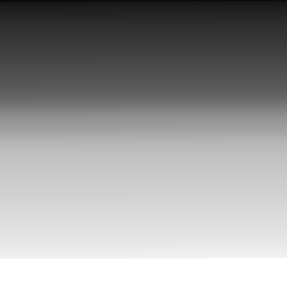
#> input picture img1_tp.png, 287 x 288 px
$ jupyter execute tp1_parte2.ipynb   (shell and % lines are left out)
#> lines starting #> are read from the running program, lines starting #| are printed output that depends on the picture; after the words box and inside, x2 and y2 are one past the last pixel; in counts of white or black regions, pixels touching at a corner belong together
## Universidad de Buenos Aires
## Visión por Computadora I

### Alumno: Eduardo Echeverria

## Trabajo Práctico 1 - Parte 2

### 1. Para las imagenes: img1_tp.png y img2_tp.png leerlas con OpenCV en escala de grises y visualizarlas

[cell 1]
# Importamos las librerias necesarias

import numpy as np
import cv2 as cv
import matplotlib.pyplot as plt

[cell 2]
# Utilizamos OpenCV para leer ambas imagenes en modo escala de grises
img_1 = cv.imread('./img1_tp.png', cv.IMREAD_GRAYSCALE)
#> img_1 is the input picture: shape (288, 287); min 2, max 255, mean 154.8
img_2 = cv.imread('./img2_tp.png', cv.IMREAD_GRAYSCALE)
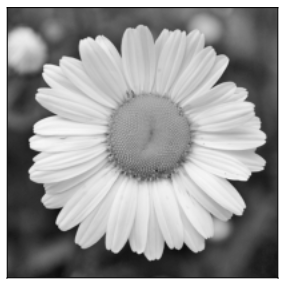
#> input picture img2_tp.png, 287 x 288 px
#> img_2 is the input picture: shape (288, 287); min 2, max 255, mean 154.8

[cell 3]
# Visualizamos ambas figuras
fig = plt.figure(figsize=(10, 4))

# Primera imagen
ax1 = plt.subplot(121)
ax1.imshow(img_1, cmap='gray', vmin=0, vmax=255)
ax1.set_title('Imagen: img1_tp.png')

# Segunda imagen
ax2 = plt.subplot(122)
ax2.imshow(img_2, cmap='gray', vmin=0, vmax=255)
ax2.set_title('Imagen: img2_tp.png')

### 2) Elija el numero de bins que crea conveniente y grafique el histograma, compare los histogramas entre si. Explicar lo que se observa...

[cell 4]
# Graficamos el histograma de la primera imagen
fig = plt.figure(figsize=(10, 4))

# Primera imagen
ax1 = plt.subplot(121)
ax1.imshow(img_1, cmap='gray', vmin=0, vmax=255)
ax1.set_title('Imagen: img1_tp.png')

hist1, bins1 = np.histogram(img_1.ravel(), 256, [0, 256])
#> hist1 = 256 values, max 8400 at index 255, min 0 at index 0, mean 322.9; bins1 = 257 values from 0 to 256

# Segunda imagen
ax2 = plt.subplot(122)
ax2.plot(hist1)
ax2.grid()
ax2.set_title('Histograma: img1_tp.png')
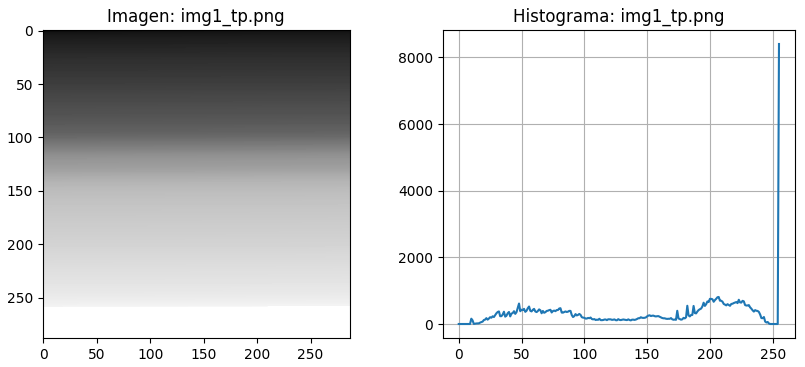
#> figure drawn by matplotlib, 2 panels; panel 2: curve peaks at x = 255, y = 8400

[cell 5]
# Graficamos el histograma de la segunda imagen
fig = plt.figure(figsize=(10, 4))

# Primera imagen
ax1 = plt.subplot(121)
ax1.imshow(img_2, cmap='gray', vmin=0, vmax=255)
ax1.set_title('Imagen: img2_tp.png')

hist2, bins2 = np.histogram(img_2.ravel(), 256, [0, 256])
#> hist2 has the same summary as hist1; bins2 = 257 values from 0 to 256

# Segunda imagen
ax2 = plt.subplot(122)
ax2.plot(hist2)
ax2.grid()
ax2.set_title('Histograma: img2_tp.png')
#> figure, not shown here; panel 2: curve peaks at x = 255, y = 8400

[cell 6]
# Comparando ambos histogramas
fig = plt.figure(figsize=(10, 4))

# Primera imagen
hist1, bins1 = np.histogram(img_1.ravel(), 256, [0, 256])

ax_h = plt.subplot(121)
ax_h.plot(hist1)
ax_h.grid()
ax_h.set_title('Histograma: img1_tp.png')

# Segunda imagen
hist2, bins2 = np.histogram(img_2.ravel(), 256, [0, 256])

ax_h = plt.subplot(122)
ax_h.plot(hist2)
ax_h.grid()
ax_h.set_title('Histograma: img2_tp.png')
#> figure, not shown here; panel 1: curve peaks at x = 255, y = 8400; panel 2: curve peaks at x = 255, y = 8400

En primer lugar, se observa en el Eje X de los histogramas los tonos de cada píxel, expresados en un valor entre 0 (correspondiente al tono más obscuro) y 255 (correspondiente al tono más claro). Realizando la comparación entre los histogramas para las imágenes "img1_tp.png" y "img2_tp.png" se observa que la distribución de los tonos en ambas imagenes es prácticamente la misma (descartando algunas posibles diferencias imperceptibles).

Esto indica que ambas imagenes presentan la misma distribucion de tonos dentro de la escala de grises, con la única diferencia que la primera imagen tiene los píxeles agrupados de acuerdo a su valor, mientras que la segunda imagen tiene estos píxeles distribuidos formando una imagen concreta.

En caso de desear entrenar un modelo de clasificación o detección de imágenes, es necesario tomar en cuenta que no es posible representar las ubicaciones de los pixeles (o las relaciones espaciales entre pixeles) en un histograma; es decir que dos imágenes completamente diferentes que tengan distribuciones similares de colores o de tonos en una escala de grises, producirian histogramas igualmente similares, tanto que no serian utiles para clasificar las imagenes o para detectar alguna caracteristica particular en la imagen.

Esto se puede observar en el ejemplo anterior donde la imagen de una escala de grises (img1_tp.png) tiene la misma distribución de tonos de pixeles que la imagen de la flor (img2_tp.png), en consecuencia ambas tienen el mismo histograma. En conclusion, no tendría utilidad alguna tomar los histogramas como features para entrenar un modelo de clasificación.

Los histogramas resultan ser mucho mas útiles en tareas de segmentación, es decir para separar pixeles por colores o por tonos en caso de imágenes en escala de grises.

### 3. Para la imagen "segmentacion.png" analice el histograma de los canales RGB. Segmente algunos de los elementos presentes en la imagen (agua, cielo, tierra) y muestre, aplicando máscaras, las regiones en imagenes separadas.

[cell 7]
# Importamos las librerias requeridas
from mpl_toolkits.mplot3d import Axes3D
from matplotlib import cm
from matplotlib import colors

[cell 8]
# Cargamos la imagen

playa_original = cv.imread('segmentacion.png')
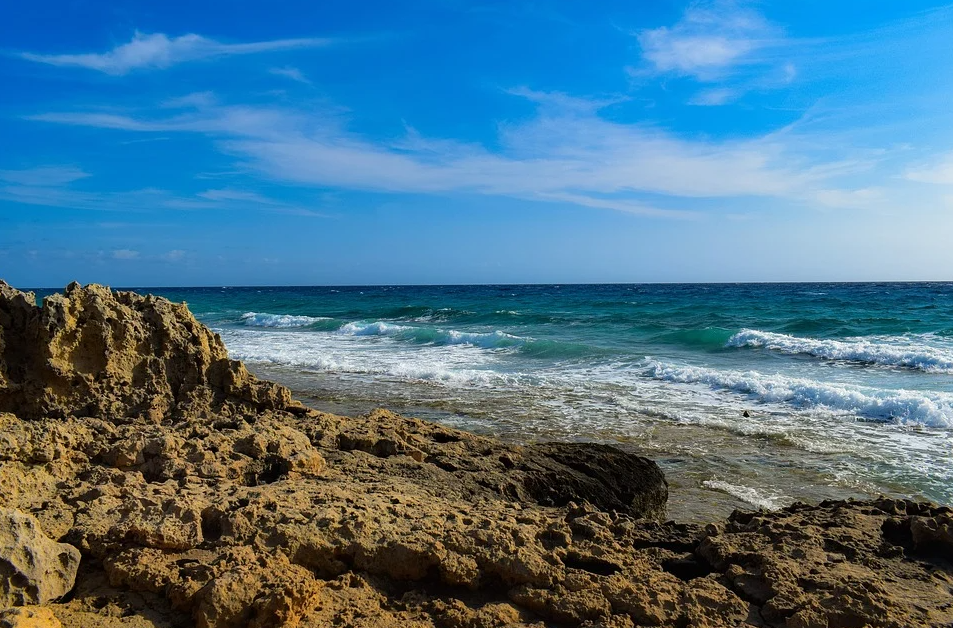
#> input picture segmentacion.png, 953 x 628 px
#> playa_original is the input picture: shape (628, 953, 3); mean B, G, R 139, 116.4, 76.1
playa_rgb = cv.cvtColor(playa_original, cv.COLOR_BGR2RGB)

plt.figure()
plt.imshow(playa_rgb)
plt.show()

[cell 9]
# Analizamos el histograma 3D en RGB para confirmar que los canales no tienen una distribucion normal

c1, c2, c3 = cv.split(playa_rgb)
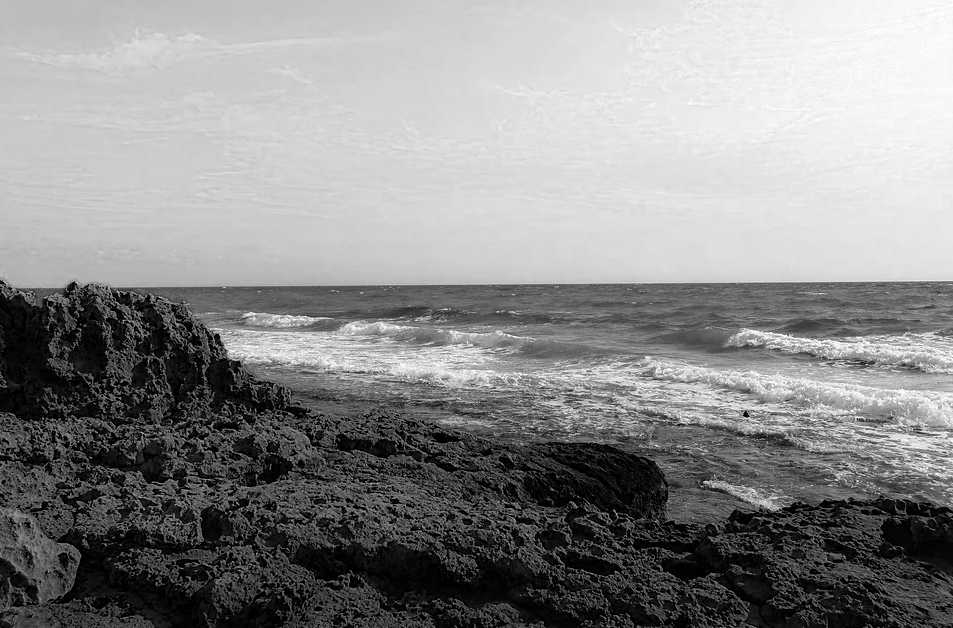
#> c3: shape (628, 953); min 0, max 255, mean 139

fig_hist_rgb = plt.figure(figsize=(7, 7))
axis_rgb = fig_hist_rgb.add_subplot(1, 1, 1, projection="3d")

pixel_colors = playa_rgb.reshape((np.shape(playa_rgb)[0]*np.shape(playa_rgb)[1], 3))
norm = colors.Normalize(vmin=-1.,vmax=1.)
norm.autoscale(pixel_colors)
pixel_colors = norm(pixel_colors).tolist()
#> pixel_colors = 598484 items

axis_rgb.scatter(c1.flatten(), c2.flatten(), c3.flatten(), facecolors=pixel_colors, marker=".")
axis_rgb.set_xlabel("Canal 1")
axis_rgb.set_ylabel("Canal 2")
axis_rgb.set_zlabel("Canal 3")
plt.show()

Obsevando el histograma de la distribución de los canales RGB, se puede observar que no se trata de una distribución Gaussiana, por lo que realizar una segmentación en RGB no resulta lo mas adecuado.

Se procede entonces a obtener el histograma de la distribución HSV:

[cell 10]
# Analizamos el histograma 3D en HSV para obtener una mejor separacion de los tonos
playa_HSV = cv.cvtColor(playa_original, cv.COLOR_BGR2HSV)
#> playa_HSV: shape (628, 953, 3); mean H, S, V 70.1, 153.6, 153.9
c1, c2, c3 = cv.split(playa_HSV)
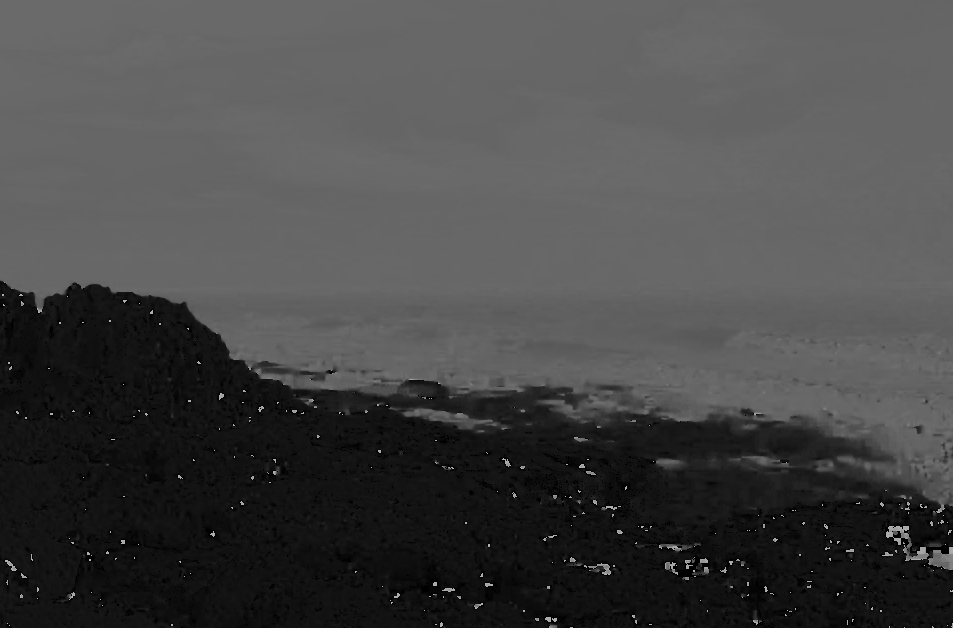
#> c1: shape (628, 953); min 0, max 179, mean 70.1
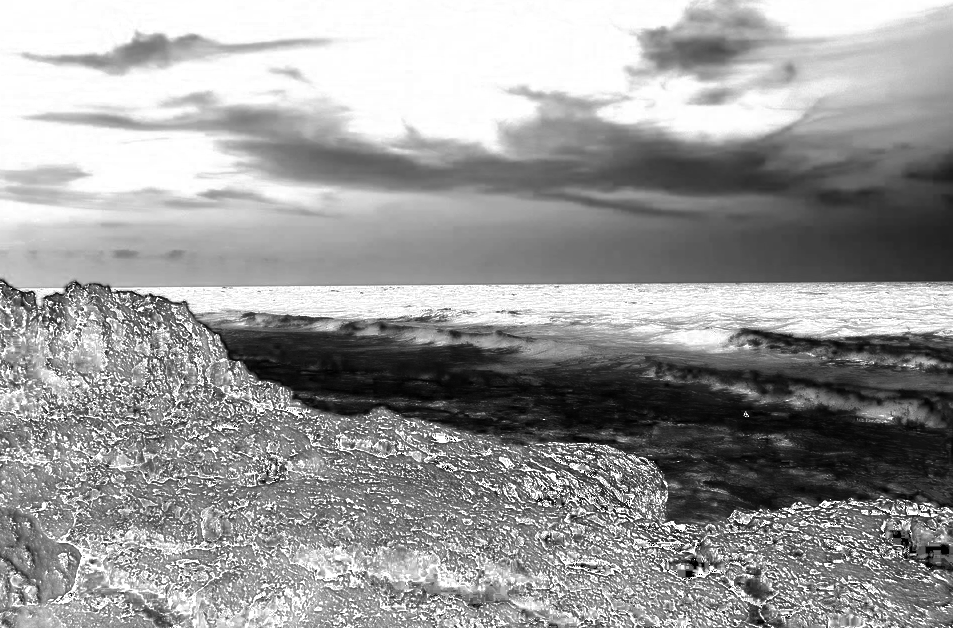
#> c2: shape (628, 953); min 0, max 255, mean 153.6

fig_hist_hsv = plt.figure(figsize=(7, 7))
axis_hsv = fig_hist_hsv.add_subplot(1, 1, 1, projection="3d")

pixel_colors = playa_rgb.reshape((np.shape(playa_rgb)[0]*np.shape(playa_rgb)[1], 3))
norm = colors.Normalize(vmin=-1.,vmax=1.)
norm.autoscale(pixel_colors)
pixel_colors = norm(pixel_colors).tolist()

axis_hsv.scatter(c1.flatten(), c2.flatten(), c3.flatten(), facecolors=pixel_colors, marker=".")
axis_hsv.set_xlabel("Canal 1")
axis_hsv.set_ylabel("Canal 2")
axis_hsv.set_zlabel("Canal 3")
plt.show()
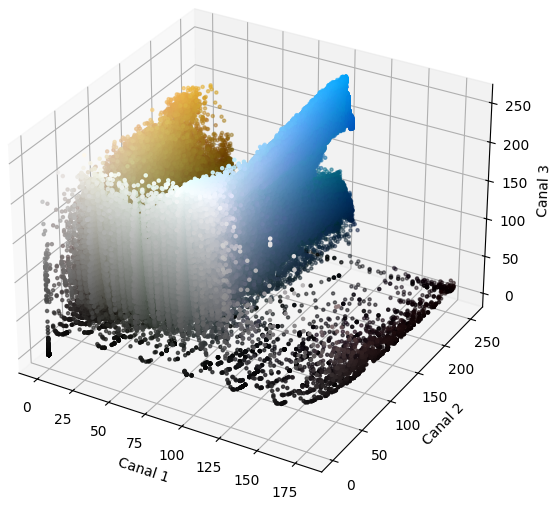
#> figure drawn by matplotlib, 1 panel

En este caso, se observa que, si bien la distribución tampoco corresponde a una Gaussiana, es mas fácil realizar la segmentacion en el histograma HSV. Por tanto, se procede a tomar muestras para cada sección de la imagen en base al Histograma HSV:

[cell 11]
# Tomamos una muestra del histograma correspondiente al cielo

cielo_lower = (90, 30, 130)
cielo_upper = (110, 255, 255)

cielo_mask = cv.inRange(playa_HSV, cielo_lower,  cielo_upper)
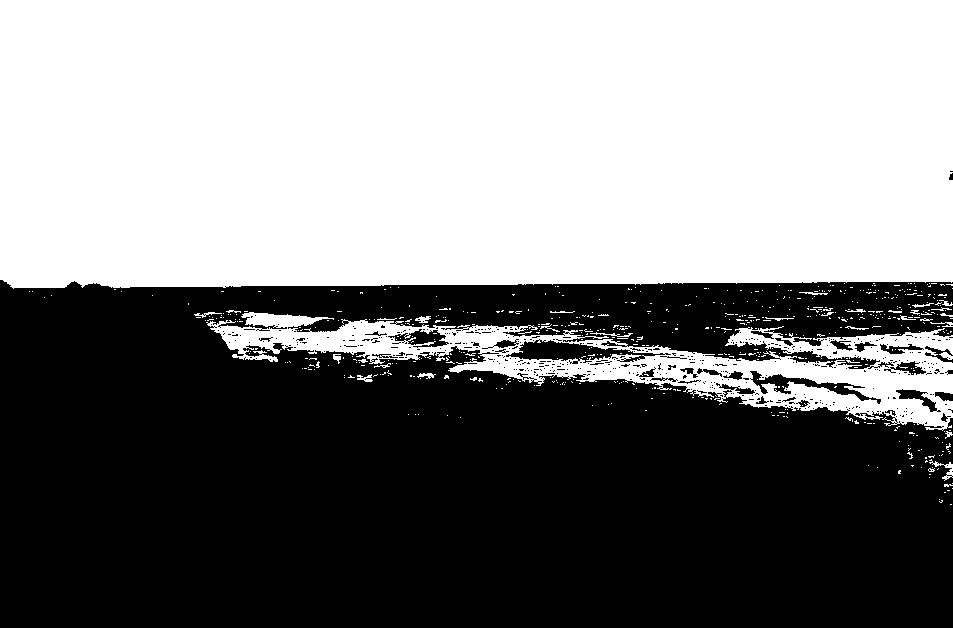
#> cielo_mask: shape (628, 953); 50.4% white; 461 black regions (428 under 20 px), largest, box (x1, y1, x2, y2) and area: (0, 280, 953, 628) 290008, (506, 339, 671, 364) 1684, (750, 371, 881, 404) 996
cielo_filtered = cv.bitwise_and(playa_rgb, playa_rgb, mask=cielo_mask)

cielo_fig, cielo_ax = plt.subplots(1, 2, figsize=(15, 4))

plt.subplot(1, 2, 1)
plt.imshow(cielo_filtered)
plt.title(f"Imagen filtrando el Cielo")
plt.axis("off")

plt.subplot(1, 2, 2)
plt.imshow(cielo_mask,cmap='gray')
plt.title(f"Máscara utilizada para filtrar el Cielo")
plt.axis("off")

Se observa que las porciones del histograma correspondientes al blanco de las nubes del cielo, coinciden tambien con el blanco de ciertas regiones de la espuma del mar, lo cual ocasiona que el filtro aplicado para el cielo también encuentre coincidencias con la sección de la imágen correspondiente al mar.

[cell 12]
# Tomamos una muestra del histograma correspondiente al mar

mar_lower = (75, 10, 40)
mar_upper = (115, 255, 170)

mar_mask = cv.inRange(playa_HSV, mar_lower,  mar_upper)
#> mar_mask: shape (628, 953); 11.1% white; 675 white regions (618 under 20 px), largest, box (x1, y1, x2, y2) and area: (0, 277, 953, 378) 52168, (630, 366, 953, 440) 4471, (254, 366, 408, 394) 1464
mar_filtered = cv.bitwise_and(playa_rgb, playa_rgb, mask=mar_mask)
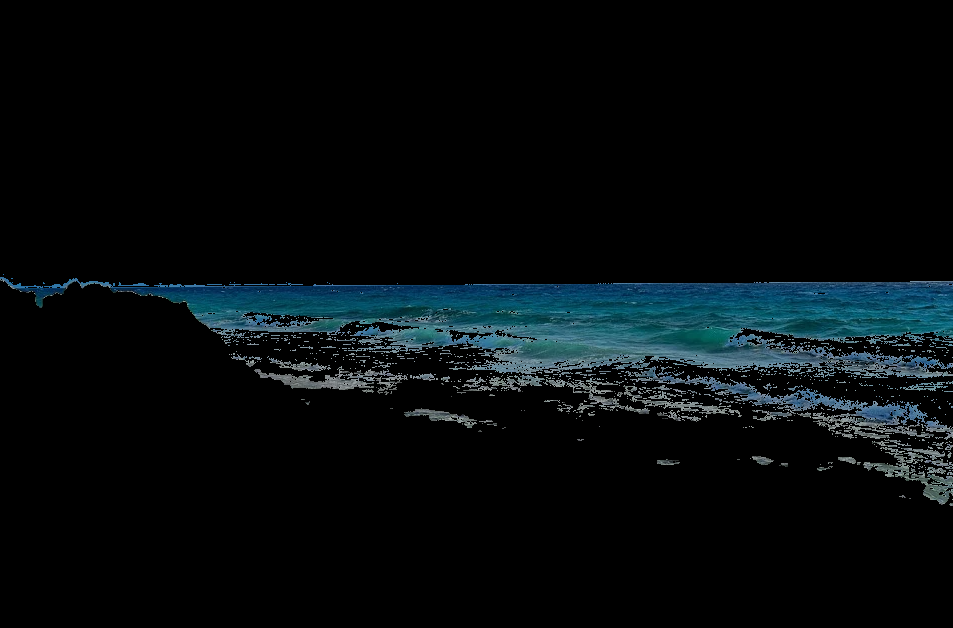
#> mar_filtered: shape (628, 953, 3); mean R, G, B 5.5, 10.8, 12.8

mar_fig, mar_ax = plt.subplots(1, 2, figsize=(15, 4))

plt.subplot(1, 2, 1)
plt.imshow(mar_filtered)
plt.title(f"Imagen filtrando el Mar")
plt.axis("off")

plt.subplot(1, 2, 2)
plt.imshow(mar_mask,cmap='gray')
plt.title(f"Máscara utilizada para filtrar el Mar")
plt.axis("off")

[cell 13]
# Tomamos una muestra del histograma correspondiente la Tierra

tierra_lower = (5, 5, 5)
tierra_upper = (85, 255, 255)

tierra_mask = cv.inRange(playa_HSV, tierra_lower,  tierra_upper)
#> tierra_mask: shape (628, 953); 38% white; 60 white regions (47 under 20 px), largest, box (x1, y1, x2, y2) and area: (0, 280, 953, 628) 226650, (939, 446, 953, 464) 97, (848, 423, 864, 433) 88
tierra_filtered = cv.bitwise_and(playa_rgb, playa_rgb, mask=tierra_mask)
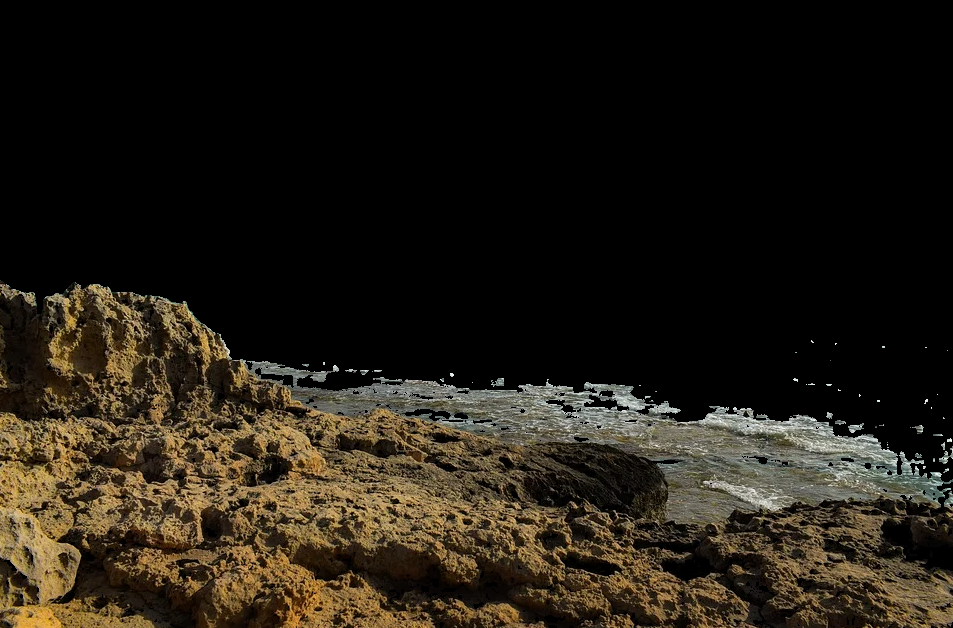
#> tierra_filtered: shape (628, 953, 3); mean R, G, B 34.7, 29.2, 20.1

tierra_fig, tierra_ax = plt.subplots(1, 2, figsize=(15, 4))

plt.subplot(1, 2, 1)
plt.imshow(tierra_filtered)
plt.title(f"Imagen filtrando la Tierra")
plt.axis("off")

plt.subplot(1, 2, 2)
plt.imshow(tierra_mask,cmap='gray')
plt.title(f"Máscara utilizada para filtrar la Tierra")
plt.axis("off")
